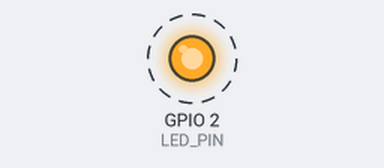
Simulated run of this sketch. Board: ESP32. Shown: output pins drawn as LEDs (lit = HIGH). Dashed ring = blinking. WiFi joins after 1.5 s; servers stay silent unless stated; what the sketch prints to the serial monitor is not drawn.

Above: at 2.1 s.
Timing chart, 0 to 6.2 s (numbered marks = the images above):
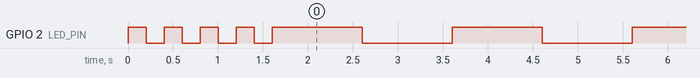

The sketch:

ota_base.ino
```cpp
// Базовая OTA-прошивка для ESP32 DevKit (проект gitar)
// Первый раз заливается по USB, дальше — по Wi-Fi (ArduinoOTA, порт 3232)
// Светодиод GPIO2 мигает, показывая что плата жива и в сети

#include <WiFi.h>
#include <ArduinoOTA.h>

const char* WIFI_SSID = "MTS_GPON_BC14";
const char* WIFI_PASS = "444YYdc4";

#define LED_PIN 2

void setup() {
  Serial.begin(115200);
  pinMode(LED_PIN, OUTPUT);

  WiFi.mode(WIFI_STA);
  WiFi.setHostname("gitar-esp32");
  WiFi.begin(WIFI_SSID, WIFI_PASS);
  Serial.print("WiFi connecting");
  while (WiFi.status() != WL_CONNECTED) {
    digitalWrite(LED_PIN, !digitalRead(LED_PIN)); // частое мигание = подключаемся
    Serial.print(".");
    delay(200);
  }
  Serial.println();
  Serial.print("Connected! IP: ");
  Serial.println(WiFi.localIP());

  ArduinoOTA.setHostname("gitar-esp32");
  ArduinoOTA.onStart([]() { Serial.println("OTA start"); });
  ArduinoOTA.onEnd([]()   { Serial.println("OTA done, reboot"); });
  ArduinoOTA.onError([](ota_error_t e) { Serial.printf("OTA error %u\n", e); });
  ArduinoOTA.begin();
  Serial.println("OTA ready (port 3232)");
}

void loop() {
  ArduinoOTA.handle();

  // медленное мигание = прошивка v3, залита по воздуху на плату от зарядки
  static uint32_t t = 0;
  if (millis() - t >= 1000) {
    t = millis();
    digitalWrite(LED_PIN, !digitalRead(LED_PIN));
  }
}
```

Measured:
- by itself, GPIO 2 (LED_PIN): goes 3 × (LOW 0.20 s, HIGH 0.20 s), LOW 0.20 s, 64 × (HIGH 1.0 s, LOW 1.0 s), then HIGH
